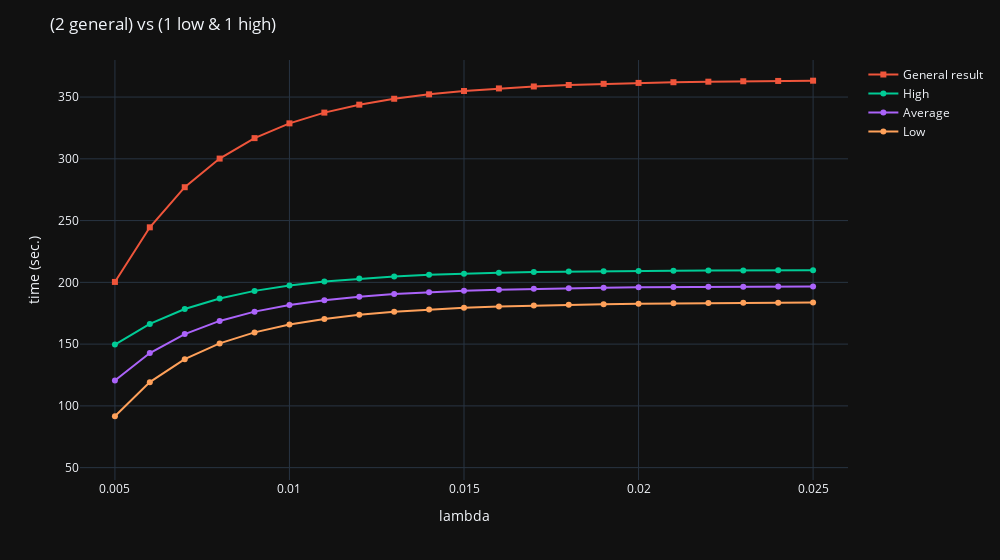

The code cell stored with this chart in its notebook:
### Code cell
# Create a figure
fig = px.scatter()

# Add the scatter plot with line connecting points
fig.add_scatter(x=lambda_value_2, y=general_value, mode='lines+markers', name='General result', marker_symbol='square')


# Add the 3 scatter plots with line connecting points
fig.add_scatter(x=lambda_value_2, y=high_value, mode='lines+markers', name='High', marker_symbol='circle')
fig.add_scatter(x=lambda_value_2, y=average_value, mode='lines+markers', name='Average', marker_symbol='circle')
fig.add_scatter(x=lambda_value_2, y=low_value, mode='lines+markers', name='Low', marker_symbol='circle')


# Update layout to make the plot broader
fig.update_layout(width=1000, title='(2 general) vs (1 low & 1 high)', template='plotly_dark') # template='plotly_dark'

fig.update_layout(
    xaxis=dict(range=[0.004, 0.026], title='lambda'),
    yaxis=dict(range=[40, 380], title='time (sec.)')
)

# Show the plot
fig.show()

### Figure 1 — Plotly figure (JSON) as saved in the notebook; plotly's stock layout.template omitted (floating-point values rounded to 4 significant figures)
{"data": [{"hovertemplate": "<extra></extra>", "legendgroup": "", "marker": {"color": "#636efa", "symbol": "circle"}, "mode": "markers", "name": "", "orientation": "v", "showlegend": false, "type": "scatter", "xaxis": "x", "yaxis": "y"}, {"marker": {"symbol": "square"}, "mode": "lines+markers", "name": "General result", "type": "scatter", "x": [0.005, 0.006, 0.007, 0.008, 0.009, 0.01, 0.011, 0.012, 0.013, 0.014, 0.015, 0.016, 0.017, 0.018, 0.019, 0.02, 0.021, 0.022, 0.023, 0.024, 0.025], "y": [200.3, 244.6, 277.0, 300.2, 316.8, 328.7, 337.4, 343.8, 348.6, 352.2, 354.9, 357.0, 358.6, 359.8, 360.7, 361.4, 362.0, 362.4, 362.8, 363.1, 363.2]}, {"marker": {"symbol": "circle"}, "mode": "lines+markers", "name": "High", "type": "scatter", "x": [0.005, 0.006, 0.007, 0.008, 0.009, 0.01, 0.011, 0.012, 0.013, 0.014, 0.015, 0.016, 0.017, 0.018, 0.019, 0.02, 0.021, 0.022, 0.023, 0.024, 0.025], "y": [149.7, 166.3, 178.4, 187.0, 193.1, 197.5, 200.7, 203.1, 204.8, 206.1, 207.0, 207.7, 208.3, 208.7, 209, 209.2, 209.4, 209.6, 209.7, 209.7, 209.8]}, {"marker": {"symbol": "circle"}, "mode": "lines+markers", "name": "Average", "type": "scatter", "x": [0.005, 0.006, 0.007, 0.008, 0.009, 0.01, 0.011, 0.012, 0.013, 0.014, 0.015, 0.016, 0.017, 0.018, 0.019, 0.02, 0.021, 0.022, 0.023, 0.024, 0.025], "y": [120.6, 142.8, 158.1, 168.8, 176.3, 181.7, 185.5, 188.4, 190.5, 192.0, 193.2, 194.1, 194.8, 195.3, 195.7, 196.0, 196.2, 196.4, 196.5, 196.6, 196.7]}, {"marker": {"symbol": "circle"}, "mode": "lines+markers", "name": "Low", "type": "scatter", "x": [0.005, 0.006, 0.007, 0.008, 0.009, 0.01, 0.011, 0.012, 0.013, 0.014, 0.015, 0.016, 0.017, 0.018, 0.019, 0.02, 0.021, 0.022, 0.023, 0.024, 0.025], "y": [91.57, 119.2, 137.8, 150.6, 159.5, 165.8, 170.4, 173.7, 176.2, 178.0, 179.4, 180.5, 181.3, 181.9, 182.4, 182.7, 183.0, 183.2, 183.4, 183.5, 183.6]}], "layout": {"legend": {"tracegroupgap": 0}, "margin": {"t": 60}, "title": {"text": "(2 general) vs (1 low & 1 high)"}, "width": 1000, "xaxis": {"anchor": "y", "domain": [0, 1], "range": [0.004, 0.026], "title": {"text": "lambda"}}, "yaxis": {"anchor": "x", "domain": [0, 1], "range": [40, 380], "title": {"text": "time (sec.)"}}}}
